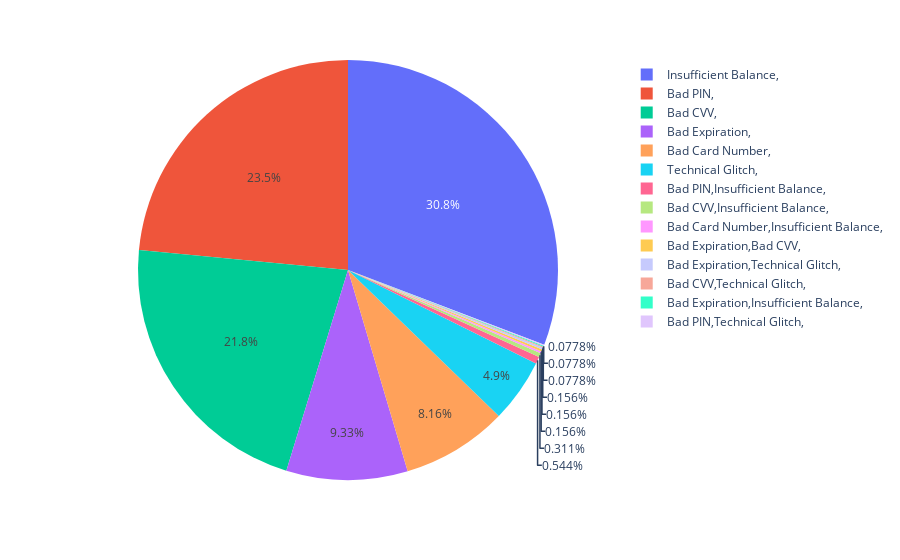

The notebook cell this image was saved under:
### Code cell
pie_errors = px.pie(total_fraud_errors, values=total_fraud_errors['Is Fraud?'], names=total_fraud_errors.index)
pie_errors.show()
pie_errors.write_html("pie_errors.html")

### Figure 1 — Plotly figure (JSON) as saved in the notebook; plotly's stock layout.template omitted (floating-point values rounded to 4 significant figures)
{"data": [{"domain": {"x": [0, 1], "y": [0, 1]}, "hovertemplate": "Errors?=%{label}<br>Is Fraud?=%{value}<extra></extra>", "labels": ["Bad CVV,", "Bad CVV,Insufficient Balance,", "Bad CVV,Technical Glitch,", "Bad Card Number,", "Bad Card Number,Insufficient Balance,", "Bad Expiration,", "Bad Expiration,Bad CVV,", "Bad Expiration,Insufficient Balance,", "Bad Expiration,Technical Glitch,", "Bad PIN,", "Bad PIN,Insufficient Balance,", "Bad PIN,Technical Glitch,", "Insufficient Balance,", "Technical Glitch,"], "legendgroup": "", "name": "", "showlegend": true, "type": "pie", "values": [280, 4, 1, 105, 2, 120, 2, 1, 2, 302, 7, 1, 396, 63]}], "layout": {"legend": {"tracegroupgap": 0}, "margin": {"t": 60}}}
